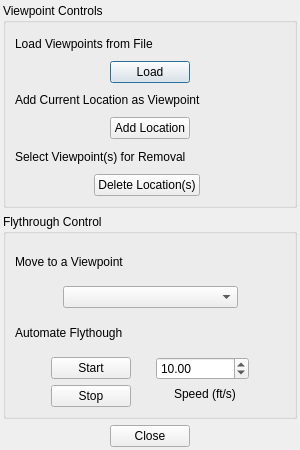
<?xml version="1.0" encoding="UTF-8"?>
<ui version="4.0">
 <class>viewpointsPane</class>
 <widget class="QDialog" name="viewpointsPane">
  <property name="geometry">
   <rect>
    <x>0</x>
    <y>0</y>
    <width>300</width>
    <height>450</height>
   </rect>
  </property>
  <property name="windowTitle">
   <string>Viewpoints Pane</string>
  </property>
  <property name="windowIcon">
   <iconset>
    <normaloff>../icons/ve_icon16x16.xpm</normaloff>../icons/ve_icon16x16.xpm</iconset>
  </property>
  <layout class="QVBoxLayout" name="verticalLayout" stretch="5,5,1">
   <property name="margin">
    <number>3</number>
   </property>
   <item>
    <widget class="QGroupBox" name="groupBox">
     <property name="title">
      <string>Viewpoint Controls</string>
     </property>
     <layout class="QVBoxLayout" name="verticalLayout_2">
      <item>
       <layout class="QHBoxLayout" name="horizontalLayout_2">
        <item>
         <widget class="QLabel" name="label">
          <property name="text">
           <string>Load Viewpoints from File</string>
          </property>
         </widget>
        </item>
        <item>
         <spacer name="horizontalSpacer">
          <property name="orientation">
           <enum>Qt::Horizontal</enum>
          </property>
          <property name="sizeHint" stdset="0">
           <size>
            <width>128</width>
            <height>20</height>
           </size>
          </property>
         </spacer>
        </item>
       </layout>
      </item>
      <item>
       <layout class="QHBoxLayout" name="horizontalLayout_5">
        <item>
         <spacer name="horizontalSpacer_5">
          <property name="orientation">
           <enum>Qt::Horizontal</enum>
          </property>
          <property name="sizeHint" stdset="0">
           <size>
            <width>82</width>
            <height>20</height>
           </size>
          </property>
         </spacer>
        </item>
        <item>
         <widget class="QPushButton" name="viewpointLoad">
          <property name="text">
           <string>Load</string>
          </property>
         </widget>
        </item>
        <item>
         <spacer name="horizontalSpacer_6">
          <property name="orientation">
           <enum>Qt::Horizontal</enum>
          </property>
          <property name="sizeHint" stdset="0">
           <size>
            <width>87</width>
            <height>20</height>
           </size>
          </property>
         </spacer>
        </item>
       </layout>
      </item>
      <item>
       <layout class="QHBoxLayout" name="horizontalLayout_3">
        <item>
         <widget class="QLabel" name="label_2">
          <property name="text">
           <string>Add Current Location as Viewpoint</string>
          </property>
         </widget>
        </item>
        <item>
         <spacer name="horizontalSpacer_3">
          <property name="orientation">
           <enum>Qt::Horizontal</enum>
          </property>
          <property name="sizeHint" stdset="0">
           <size>
            <width>78</width>
            <height>20</height>
           </size>
          </property>
         </spacer>
        </item>
       </layout>
      </item>
      <item>
       <layout class="QHBoxLayout" name="horizontalLayout_6">
        <item>
         <spacer name="horizontalSpacer_7">
          <property name="orientation">
           <enum>Qt::Horizontal</enum>
          </property>
          <property name="sizeHint" stdset="0">
           <size>
            <width>82</width>
            <height>20</height>
           </size>
          </property>
         </spacer>
        </item>
        <item>
         <widget class="QPushButton" name="viewpointAddLocation">
          <property name="text">
           <string>Add Location</string>
          </property>
         </widget>
        </item>
        <item>
         <spacer name="horizontalSpacer_9">
          <property name="orientation">
           <enum>Qt::Horizontal</enum>
          </property>
          <property name="sizeHint" stdset="0">
           <size>
            <width>81</width>
            <height>20</height>
           </size>
          </property>
         </spacer>
        </item>
       </layout>
      </item>
      <item>
       <layout class="QHBoxLayout" name="horizontalLayout_4">
        <item>
         <widget class="QLabel" name="label_3">
          <property name="text">
           <string>Select Viewpoint(s) for Removal</string>
          </property>
         </widget>
        </item>
        <item>
         <spacer name="horizontalSpacer_4">
          <property name="orientation">
           <enum>Qt::Horizontal</enum>
          </property>
          <property name="sizeHint" stdset="0">
           <size>
            <width>108</width>
            <height>20</height>
           </size>
          </property>
         </spacer>
        </item>
       </layout>
      </item>
      <item>
       <layout class="QHBoxLayout" name="horizontalLayout_7">
        <item>
         <spacer name="horizontalSpacer_10">
          <property name="orientation">
           <enum>Qt::Horizontal</enum>
          </property>
          <property name="sizeHint" stdset="0">
           <size>
            <width>82</width>
            <height>20</height>
           </size>
          </property>
         </spacer>
        </item>
        <item>
         <widget class="QPushButton" name="viewpointDelete">
          <property name="text">
           <string>Delete Location(s)</string>
          </property>
         </widget>
        </item>
        <item>
         <spacer name="horizontalSpacer_11">
          <property name="orientation">
           <enum>Qt::Horizontal</enum>
          </property>
          <property name="sizeHint" stdset="0">
           <size>
            <width>87</width>
            <height>20</height>
           </size>
          </property>
         </spacer>
        </item>
       </layout>
      </item>
     </layout>
    </widget>
   </item>
   <item>
    <widget class="QGroupBox" name="groupBox_2">
     <property name="title">
      <string>Flythrough Control</string>
     </property>
     <layout class="QVBoxLayout" name="verticalLayout_5">
      <item>
       <layout class="QHBoxLayout" name="horizontalLayout_8">
        <item>
         <widget class="QLabel" name="label_4">
          <property name="text">
           <string>Move to a Viewpoint</string>
          </property>
         </widget>
        </item>
        <item>
         <spacer name="horizontalSpacer_12">
          <property name="orientation">
           <enum>Qt::Horizontal</enum>
          </property>
          <property name="sizeHint" stdset="0">
           <size>
            <width>40</width>
            <height>20</height>
           </size>
          </property>
         </spacer>
        </item>
       </layout>
      </item>
      <item>
       <layout class="QHBoxLayout" name="horizontalLayout_9">
        <item>
         <spacer name="horizontalSpacer_13">
          <property name="orientation">
           <enum>Qt::Horizontal</enum>
          </property>
          <property name="sizeHint" stdset="0">
           <size>
            <width>40</width>
            <height>20</height>
           </size>
          </property>
         </spacer>
        </item>
        <item>
         <widget class="QComboBox" name="flythroughViewpointSelection">
          <property name="minimumSize">
           <size>
            <width>175</width>
            <height>0</height>
           </size>
          </property>
         </widget>
        </item>
        <item>
         <spacer name="horizontalSpacer_14">
          <property name="orientation">
           <enum>Qt::Horizontal</enum>
          </property>
          <property name="sizeHint" stdset="0">
           <size>
            <width>40</width>
            <height>20</height>
           </size>
          </property>
         </spacer>
        </item>
       </layout>
      </item>
      <item>
       <layout class="QHBoxLayout" name="horizontalLayout_10">
        <item>
         <widget class="QLabel" name="label_5">
          <property name="text">
           <string>Automate Flythough</string>
          </property>
         </widget>
        </item>
        <item>
         <spacer name="horizontalSpacer_15">
          <property name="orientation">
           <enum>Qt::Horizontal</enum>
          </property>
          <property name="sizeHint" stdset="0">
           <size>
            <width>40</width>
            <height>20</height>
           </size>
          </property>
         </spacer>
        </item>
       </layout>
      </item>
      <item>
       <layout class="QHBoxLayout" name="horizontalLayout_12" stretch="2,0,1,0,2">
        <item>
         <spacer name="horizontalSpacer_19">
          <property name="orientation">
           <enum>Qt::Horizontal</enum>
          </property>
          <property name="sizeHint" stdset="0">
           <size>
            <width>18</width>
            <height>20</height>
           </size>
          </property>
         </spacer>
        </item>
        <item>
         <layout class="QVBoxLayout" name="verticalLayout_3">
          <item>
           <widget class="QPushButton" name="flythroughStart">
            <property name="text">
             <string>Start</string>
            </property>
           </widget>
          </item>
          <item>
           <widget class="QPushButton" name="flythroughStop">
            <property name="text">
             <string>Stop</string>
            </property>
           </widget>
          </item>
         </layout>
        </item>
        <item>
         <spacer name="horizontalSpacer_18">
          <property name="orientation">
           <enum>Qt::Horizontal</enum>
          </property>
          <property name="sizeHint" stdset="0">
           <size>
            <width>17</width>
            <height>20</height>
           </size>
          </property>
         </spacer>
        </item>
        <item>
         <layout class="QVBoxLayout" name="verticalLayout_4">
          <property name="spacing">
           <number>0</number>
          </property>
          <item>
           <widget class="QDoubleSpinBox" name="flythroughSpeed">
            <property name="value">
             <double>10.000000000000000</double>
            </property>
           </widget>
          </item>
          <item>
           <layout class="QHBoxLayout" name="horizontalLayout_11">
            <item>
             <spacer name="horizontalSpacer_17">
              <property name="orientation">
               <enum>Qt::Horizontal</enum>
              </property>
              <property name="sizeHint" stdset="0">
               <size>
                <width>18</width>
                <height>20</height>
               </size>
              </property>
             </spacer>
            </item>
            <item>
             <widget class="QLabel" name="label_6">
              <property name="text">
               <string>Speed (ft/s)</string>
              </property>
             </widget>
            </item>
            <item>
             <spacer name="horizontalSpacer_16">
              <property name="orientation">
               <enum>Qt::Horizontal</enum>
              </property>
              <property name="sizeHint" stdset="0">
               <size>
                <width>13</width>
                <height>20</height>
               </size>
              </property>
             </spacer>
            </item>
           </layout>
          </item>
         </layout>
        </item>
        <item>
         <spacer name="horizontalSpacer_20">
          <property name="orientation">
           <enum>Qt::Horizontal</enum>
          </property>
          <property name="sizeHint" stdset="0">
           <size>
            <width>18</width>
            <height>20</height>
           </size>
          </property>
         </spacer>
        </item>
       </layout>
      </item>
     </layout>
    </widget>
   </item>
   <item>
    <layout class="QHBoxLayout" name="horizontalLayout">
     <item>
      <spacer name="horizontalSpacer_8">
       <property name="orientation">
        <enum>Qt::Horizontal</enum>
       </property>
       <property name="sizeHint" stdset="0">
        <size>
         <width>40</width>
         <height>20</height>
        </size>
       </property>
      </spacer>
     </item>
     <item>
      <widget class="QPushButton" name="closeButton">
       <property name="text">
        <string>Close</string>
       </property>
      </widget>
     </item>
     <item>
      <spacer name="horizontalSpacer_2">
       <property name="orientation">
        <enum>Qt::Horizontal</enum>
       </property>
       <property name="sizeHint" stdset="0">
        <size>
         <width>38</width>
         <height>18</height>
        </size>
       </property>
      </spacer>
     </item>
    </layout>
   </item>
  </layout>
 </widget>
 <tabstops>
  <tabstop>viewpointLoad</tabstop>
  <tabstop>viewpointAddLocation</tabstop>
  <tabstop>viewpointDelete</tabstop>
  <tabstop>flythroughViewpointSelection</tabstop>
  <tabstop>flythroughStart</tabstop>
  <tabstop>flythroughStop</tabstop>
  <tabstop>flythroughSpeed</tabstop>
  <tabstop>closeButton</tabstop>
 </tabstops>
 <resources/>
 <connections>
  <connection>
   <sender>closeButton</sender>
   <signal>clicked()</signal>
   <receiver>viewpointsPane</receiver>
   <slot>close()</slot>
   <hints>
    <hint type="sourcelabel">
     <x>152</x>
     <y>419</y>
    </hint>
    <hint type="destinationlabel">
     <x>231</x>
     <y>429</y>
    </hint>
   </hints>
  </connection>
 </connections>
</ui>
